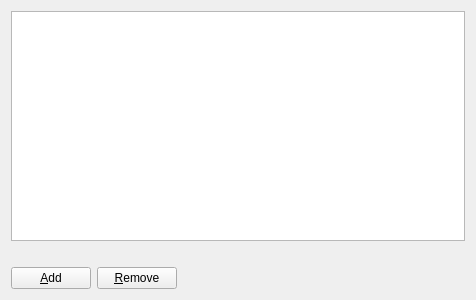
<?xml version="1.0" encoding="UTF-8"?>
<ui version="4.0">
 <class>ConfigurationParametersWizardPage</class>
 <widget class="QWizardPage" name="ConfigurationParametersWizardPage">
  <property name="geometry">
   <rect>
    <x>0</x>
    <y>0</y>
    <width>476</width>
    <height>300</height>
   </rect>
  </property>
  <property name="windowTitle">
   <string>Setup Configuration Parameters</string>
  </property>
  <property name="title">
   <string>Configuration Parameters</string>
  </property>
  <property name="subTitle">
   <string>Configuration parameters are constants used by the function block that can be different for different projects.</string>
  </property>
  <layout class="QVBoxLayout" name="verticalLayout">
   <item>
    <widget class="QTableWidget" name="configurationParametersTable">
     <property name="maximumSize">
      <size>
       <width>16777215</width>
       <height>16777215</height>
      </size>
     </property>
     <property name="selectionMode">
      <enum>QAbstractItemView::SingleSelection</enum>
     </property>
     <property name="selectionBehavior">
      <enum>QAbstractItemView::SelectItems</enum>
     </property>
     <property name="columnCount">
      <number>0</number>
     </property>
     <attribute name="horizontalHeaderStretchLastSection">
      <bool>true</bool>
     </attribute>
     <attribute name="verticalHeaderVisible">
      <bool>false</bool>
     </attribute>
    </widget>
   </item>
   <item>
    <widget class="QLabel" name="errorLabel">
     <property name="text">
      <string/>
     </property>
    </widget>
   </item>
   <item>
    <layout class="QHBoxLayout" name="horizontalLayout">
     <item>
      <widget class="QPushButton" name="addConfigurationParameterButton">
       <property name="text">
        <string>&amp;Add</string>
       </property>
      </widget>
     </item>
     <item>
      <widget class="QPushButton" name="removeConfigurationParameterButton">
       <property name="text">
        <string>&amp;Remove</string>
       </property>
      </widget>
     </item>
     <item>
      <spacer name="horizontalSpacer">
       <property name="orientation">
        <enum>Qt::Horizontal</enum>
       </property>
       <property name="sizeHint" stdset="0">
        <size>
         <width>40</width>
         <height>20</height>
        </size>
       </property>
      </spacer>
     </item>
    </layout>
   </item>
  </layout>
 </widget>
 <resources/>
 <connections/>
</ui>
